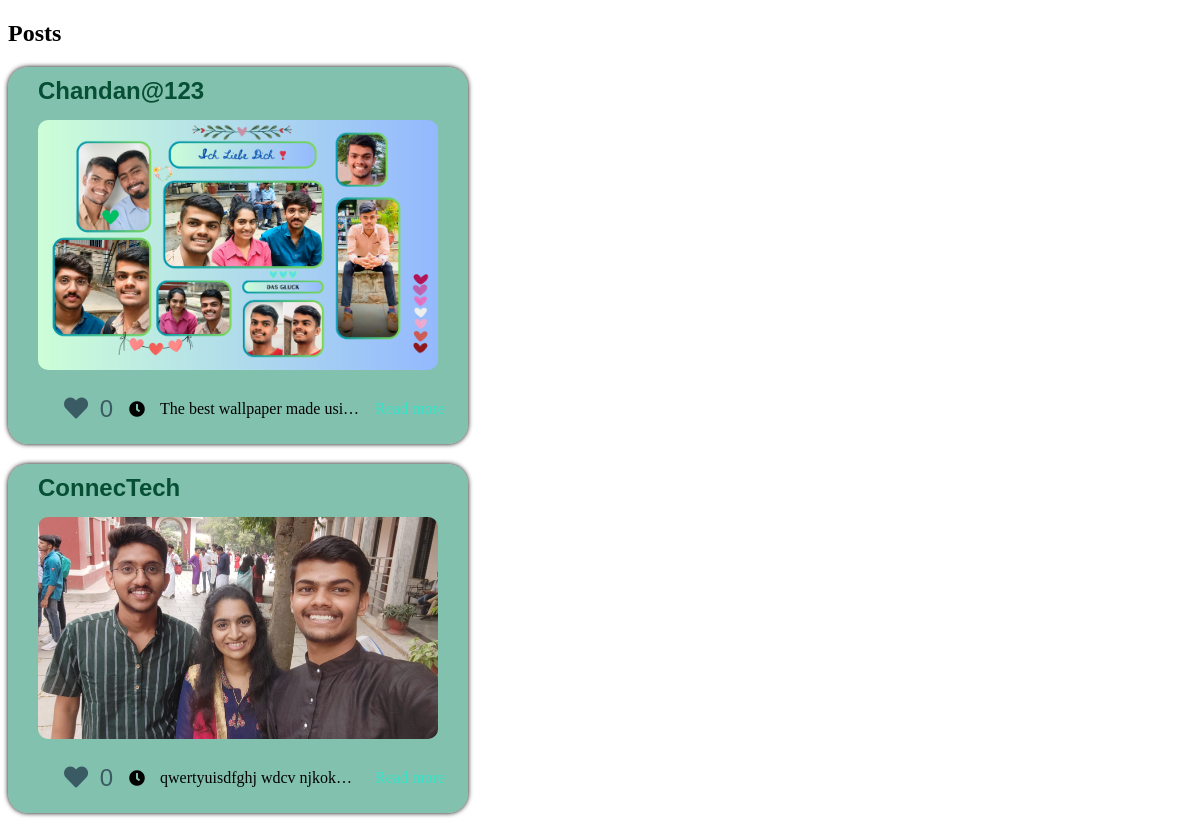
/posts/, run on the app's committed database.
### app/models.py (models this page shows, shortened)
class Post(models.Model):
    user = models.ForeignKey(User, on_delete=models.CASCADE)
    image = models.ImageField(upload_to='images/')
    description = models.TextField(blank=True)
    created_at = models.DateTimeField(auto_now_add=True)
    likes = models.ManyToManyField(User, related_name='likes', blank=True)
    def total_likes(self):
        return self.likes.count()

### app/views.py (the view)
# urls.py: path('posts/', views.post_list, name='post_list'),
def post_list(request):
    posts = Post.objects.all().order_by('-created_at')
    return render(request, 'post_list.html', {'posts': posts})

### templates/post_list.html (shortened to what this page needs)
<!DOCTYPE html>
<html lang="en">
  <head>
    <link
      href="https://cdnjs.cloudflare.com/ajax/libs/font-awesome/5.15.4/css/all.min.css"
      rel="stylesheet"
    />
  </head>
  <body>
    <h2>Posts</h2>
    {% for post in posts %}
    <div class="pc">
      <h2 class="pun">{{ post.user.username }}</h2>
      <img src="{{ post.image.url }}" alt="Image" />
      <div class="post-details">
        <form
          action="{% url 'like_post' post.id %}"
          method="POST"
          class="like-form"
        >
          <button
            type="submit"
            class="like-button {% if user in post.likes.all %}liked{% endif %}"
          >
            <i class="fas fa-heart"></i>
            <span class="likes-count">{{ post.total_likes }}</span>
          </button>
        </form>
        <div class="created-time">
          <i class="fas fa-clock"></i>
        </div>
        {% if post.description %}
        <p class="description">{{ post.description }}</p>
        <span class="read-more">Read more</span>
        {% endif %}
      </div>
    </div>
    {% endfor %}
  </body>
</html>

### templates/post_list.html (style rules this page uses)
img { width: 400px; margin-left: 20px; margin-bottom: 10px; border-radius: 10px; margin-top: -5px; }
.pc { background-color: rgba(31, 145, 109, 0.555); width: 440px; border-radius: 20px; box-shadow: black 0px 0px 5px; padding: 10px; margin-bottom: 20px; }
.pun { margin-left: 20px; color: rgb(6, 79, 52); margin-top: 0px; font-family: "Trebuchet MS", "Lucida Sans Unicode", "Lucida Grande", "Lucida Sans", Arial, sans-serif; }
.post-details { display: flex; align-items: center; margin-left: 40px; }
.description { max-width: 200px; white-space: nowrap; overflow: hidden; text-overflow: ellipsis; margin-right: 10px; }
.read-more { color: rgba(0, 255, 225, 0.58); cursor: pointer; margin-left: 5px; }
.like-button { border: none; background: none; cursor: pointer; color: rgb(59, 91, 100); font-size: 1.5em; margin-right: 10px; }
.like-button .likes-count { margin-left: 5px; font-size: 1em; }
.created-time { display: flex; align-items: center; cursor: pointer; margin-right: 10px; position: relative; }
.created-time i { margin-right: 5px; }

### data on the page
Post: user.username "Chandan@123", image (picture), total_likes "0", description "The best wallpaper made usi…"
Post: user.username "ConnecTech", image (picture), total_likes "0", description "qwertyuisdfghj wdcv njkok…"
